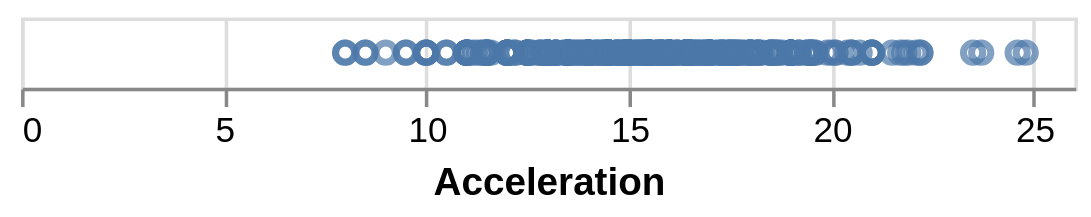

The cell this chart's notebook holds for it:
### Markdown cell above
This is called the "short form", and it is a simplified version of the "long form", while the long form allows more fine tuning. For this plot, they are equivalent:

### Code cell
alt.Chart(cars).mark_point().encode(
    x=alt.X('Acceleration')
)

### Figure 1 — Vega-Lite specification as saved in the notebook (floating-point values rounded to 4 significant figures; data arrays with more than 128 entries replaced by an {"elided": "..."} marker saying what was removed)
{"config": {"view": {"continuousWidth": 300, "continuousHeight": 300}}, "data": {"name": "data-583e73726c1545c56c203344161a975c"}, "mark": {"type": "point"}, "encoding": {"x": {"field": "Acceleration", "type": "quantitative"}}, "$schema": "https://vega.github.io/schema/vega-lite/v6.1.0.json", "datasets": {"data-583e73726c1545c56c203344161a975c": {"elided": "406 records"}}}
